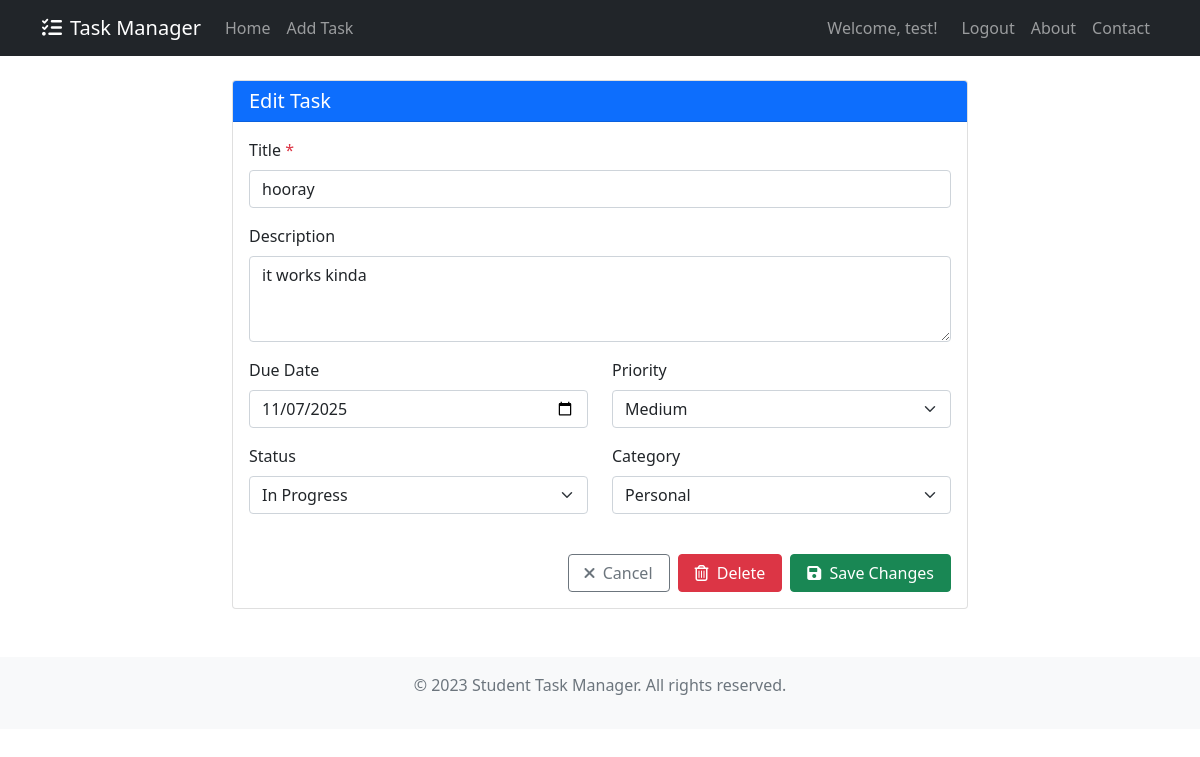
The page /task/1/edit (signed in) on the database its author committed.
### tables this page shows
CREATE TABLE users (
    id INTEGER PRIMARY KEY AUTOINCREMENT,
    username TEXT UNIQUE NOT NULL,
    password_hash TEXT NOT NULL,
    email TEXT UNIQUE NOT NULL
);

CREATE TABLE tasks (
    id INTEGER PRIMARY KEY AUTOINCREMENT,
    user_id INTEGER NOT NULL,
    title TEXT NOT NULL,
    description TEXT,
    due_date TEXT,
    priority TEXT NOT NULL DEFAULT 'medium',
    status TEXT NOT NULL DEFAULT 'not_started',
    category_id INTEGER,
    completed_at TEXT,
    FOREIGN KEY (user_id) REFERENCES users (id),
    FOREIGN KEY (category_id) REFERENCES categories (id)
);

CREATE TABLE categories (
    id INTEGER PRIMARY KEY AUTOINCREMENT,
    name TEXT NOT NULL,
    color TEXT NOT NULL
);

### Task_Organiser/app.py (the view, shortened to what this page needs)
    @app.route('/task/<int:task_id>/edit', methods=['GET', 'POST'])
    @login_required
    def edit_task(task_id):
        db = get_db()
        task = db.execute('SELECT * FROM tasks WHERE id = ? AND user_id = ?', (task_id, g.user['id'])).fetchone()
        if task is None:
            flash('Task not found', 'error')
            return redirect(url_for('index'))
        categories = db.execute('SELECT * FROM categories ORDER BY name').fetchall()
        return render_template('edit_task.html', task=dict(task), categories=categories)

### Task_Organiser/app.py (called while the page is built)
def login_required(view):
    @wraps(view)
    def wrapped_view(**kwargs):
        if g.user is None:
            return redirect(url_for('login'))
        return view(**kwargs)
    return wrapped_view

### Task_Organiser/db.py (called while the page is built)
def get_db():
    if 'db' not in g:
        database_path = current_app.config['DATABASE']
        g.db = sqlite3.connect(database_path)
        g.db.row_factory = sqlite3.Row
    return g.db

### Task_Organiser/templates/edit_task.html (shortened to what this page needs)
{% extends 'base.html' %}
{% block content %}
  <div class="row justify-content-center">
    <div class="col-lg-8">
      <div class="card">
        <div class="card-header bg-primary text-white">
          <h2 class="h5 mb-0">Edit Task</h2>
        </div>
        <div class="card-body">
          <form method="post" action="{{ url_for('edit_task', task_id=task.id) }}">
            <div class="mb-3">
              <label for="title" class="form-label">Title <span class="text-danger">*</span></label>
              <input type="text" class="form-control" id="title" name="title" required
                     value="{{ task.title }}">
            </div>
            <div class="mb-3">
              <label for="description" class="form-label">Description</label>
              <textarea class="form-control" id="description" name="description"
                        rows="3">{{ task.description or '' }}</textarea>
            </div>
            <div class="row">
              <div class="col-md-6 mb-3">
                <label for="due_date" class="form-label">Due Date</label>
                <input type="date" class="form-control" id="due_date" name="due_date"
                       value="{{ task.due_date or '' }}">
              </div>
              <div class="col-md-6 mb-3">
                <label for="priority" class="form-label">Priority</label>
                <select class="form-select" id="priority" name="priority">
                  <option value="medium" {% if not task.priority or task.priority == 'medium' %}selected{% endif %}>Medium</option>
                </select>
              </div>
            </div>
            <div class="row">
              <div class="col-md-6 mb-3">
                <label for="status" class="form-label">Status</label>
                <select class="form-select" id="status" name="status">
                  <option value="in_progress" {% if task.status == 'in_progress' %}selected{% endif %}>In Progress</option>
                </select>
              </div>
              <div class="col-md-6 mb-3">
                <label for="category_id" class="form-label">Category</label>
                <select class="form-select" id="category_id" name="category_id">
                  {% for category in categories %}
                    <option value="{{ category.id }}"
                            {% if task.category_id == category.id %}selected{% endif %}
                            data-color="{{ category.color }}">
                      {{ category.name }}
                    </option>
                  {% endfor %}
                </select>
              </div>
            </div>
            <div class="d-flex justify-content-end gap-2 mt-4">
              <a href="{{ url_for('index') }}" class="btn btn-action" style="width: auto; padding: 0.375rem 1rem; border-color: #6c757d; color: #6c757d;">
                <i class="fas fa-times me-1"></i> Cancel
              </a>
              <a href="{{ url_for('delete_task', task_id=task.id) }}"
                 class="btn btn-action"
                 style="width: auto; padding: 0.375rem 1rem; background-color: #dc3545; border-color: #dc3545; color: white;"
                 onclick="return confirm('Are you sure you want to delete this task? This cannot be undone.')">
                <i class="far fa-trash-alt me-1"></i> Delete
              </a>
              <button type="submit" class="btn btn-action" style="width: auto; padding: 0.375rem 1rem; background-color: #198754; border-color: #198754; color: white;">
                <i class="fas fa-save me-1"></i> Save Changes
              </button>
            </div>
          </form>
        </div>
      </div>
    </div>
  </div>
{% endblock %}

### Task_Organiser/templates/base.html (shortened to what this page needs)
<!DOCTYPE html>
<html lang="en">
<head>
    <link href="https://cdn.jsdelivr.net/npm/bootstrap@5.1.3/dist/css/bootstrap.min.css" rel="stylesheet">
    <link href="https://cdnjs.cloudflare.com/ajax/libs/font-awesome/6.0.0/css/all.min.css" rel="stylesheet">
</head>
<body>
    <nav class="navbar navbar-expand-lg navbar-dark bg-dark">
        <div class="container">
            <a class="navbar-brand" href="{{ url_for('index') }}">
                <i class="fas fa-tasks me-2"></i>Task Manager
            </a>
            <div class="collapse navbar-collapse" id="navbarNav">
                <ul class="navbar-nav me-auto">
                    <li class="nav-item">
                        <a class="nav-link" href="{{ url_for('index') }}">Home</a>
                    </li>
                    <li class="nav-item">
                        <a class="nav-link" href="{{ url_for('add_task') }}">Add Task</a>
                    </li>
                </ul>
                <div class="navbar-nav ms-auto">
                    {% if g.user %}
                        <span class="navbar-text me-3">Welcome, {{ g.user.username }}!</span>
                        <a class="nav-link" href="{{ url_for('logout') }}">Logout</a>
                    {% else %}
                        <a class="nav-link" href="{{ url_for('login') }}">Login</a>
                        <a class="nav-link" href="{{ url_for('register') }}">Register</a>
                    {% endif %}
                    <a class="nav-link" href="{{ url_for('about') }}">About</a>
                    <a class="nav-link" href="{{ url_for('contact') }}">Contact</a>
                </div>
            </div>
        </div>
    </nav>
    <main class="container mt-4">
        {% block content %}{% endblock %}
    </main>
    <footer class="bg-light text-center text-muted py-3 mt-5">
        <div class="container">
            <p>&copy; 2023 Student Task Manager. All rights reserved.</p>
        </div>
    </footer>
</body>
</html>

### rows shown on the page
users: user.username "test"
tasks: title "hooray", description "it works kinda", due_date "11/07/2025", priority "Medium", status "In Progress", category_id "Personal"
